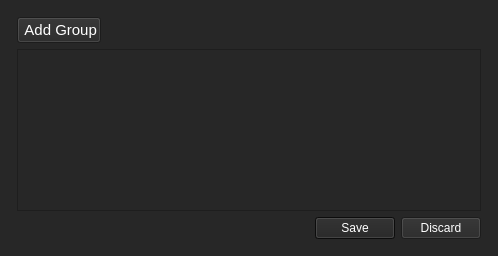
<?xml version="1.0" encoding="UTF-8"?>
<ui version="4.0">
 <class>GroupsList_Dialog</class>
 <widget class="QDialog" name="GroupsList_Dialog">
  <property name="geometry">
   <rect>
    <x>0</x>
    <y>0</y>
    <width>498</width>
    <height>256</height>
   </rect>
  </property>
  <property name="sizePolicy">
   <sizepolicy hsizetype="Expanding" vsizetype="Expanding">
    <horstretch>0</horstretch>
    <verstretch>0</verstretch>
   </sizepolicy>
  </property>
  <property name="minimumSize">
   <size>
    <width>250</width>
    <height>200</height>
   </size>
  </property>
  <property name="maximumSize">
   <size>
    <width>600</width>
    <height>600</height>
   </size>
  </property>
  <property name="baseSize">
   <size>
    <width>500</width>
    <height>250</height>
   </size>
  </property>
  <property name="font">
   <font>
    <family>Arial</family>
    <pointsize>11</pointsize>
   </font>
  </property>
  <property name="windowTitle">
   <string>Groups List</string>
  </property>
  <property name="styleSheet">
   <string notr="true">background-color: rgb(39, 39, 39);
color: rgb(255, 255, 255);
alternate-background-color: rgb(39, 39, 39);
selection-background-color: rgb(15, 15, 15);</string>
  </property>
  <layout class="QVBoxLayout" name="verticalLayout_2">
   <item>
    <layout class="QVBoxLayout" name="verticalLayout">
     <property name="sizeConstraint">
      <enum>QLayout::SetDefaultConstraint</enum>
     </property>
     <property name="leftMargin">
      <number>6</number>
     </property>
     <property name="topMargin">
      <number>6</number>
     </property>
     <property name="rightMargin">
      <number>6</number>
     </property>
     <property name="bottomMargin">
      <number>6</number>
     </property>
     <item>
      <layout class="QHBoxLayout" name="horizontalLayout">
       <item>
        <widget class="QPushButton" name="addGroup_Button">
         <property name="font">
          <font>
           <family>Arial</family>
           <pointsize>11</pointsize>
          </font>
         </property>
         <property name="styleSheet">
          <string notr="true">color: rgb(255, 255, 255);</string>
         </property>
         <property name="text">
          <string> Add Group</string>
         </property>
        </widget>
       </item>
       <item>
        <spacer name="horizontalSpacer">
         <property name="orientation">
          <enum>Qt::Horizontal</enum>
         </property>
         <property name="sizeHint" stdset="0">
          <size>
           <width>40</width>
           <height>20</height>
          </size>
         </property>
        </spacer>
       </item>
      </layout>
     </item>
     <item>
      <widget class="QTableView" name="Groups_Table">
       <property name="font">
        <font>
         <family>Arial</family>
         <pointsize>14</pointsize>
        </font>
       </property>
      </widget>
     </item>
     <item>
      <layout class="QHBoxLayout" name="horizontalLayout_2">
       <item>
        <widget class="QDialogButtonBox" name="buttonBox">
         <property name="font">
          <font>
           <family>MS Shell Dlg 2</family>
           <pointsize>8</pointsize>
          </font>
         </property>
         <property name="styleSheet">
          <string notr="true">color: rgb(255, 255, 255);</string>
         </property>
         <property name="orientation">
          <enum>Qt::Horizontal</enum>
         </property>
         <property name="standardButtons">
          <set>QDialogButtonBox::Discard|QDialogButtonBox::Save</set>
         </property>
        </widget>
       </item>
      </layout>
     </item>
    </layout>
   </item>
  </layout>
 </widget>
 <resources/>
 <connections>
  <connection>
   <sender>buttonBox</sender>
   <signal>accepted()</signal>
   <receiver>GroupsList_Dialog</receiver>
   <slot>accept()</slot>
   <hints>
    <hint type="sourcelabel">
     <x>248</x>
     <y>254</y>
    </hint>
    <hint type="destinationlabel">
     <x>157</x>
     <y>274</y>
    </hint>
   </hints>
  </connection>
  <connection>
   <sender>buttonBox</sender>
   <signal>accepted()</signal>
   <receiver>GroupsList_Dialog</receiver>
   <slot>close()</slot>
   <hints>
    <hint type="sourcelabel">
     <x>316</x>
     <y>260</y>
    </hint>
    <hint type="destinationlabel">
     <x>286</x>
     <y>274</y>
    </hint>
   </hints>
  </connection>
 </connections>
</ui>
